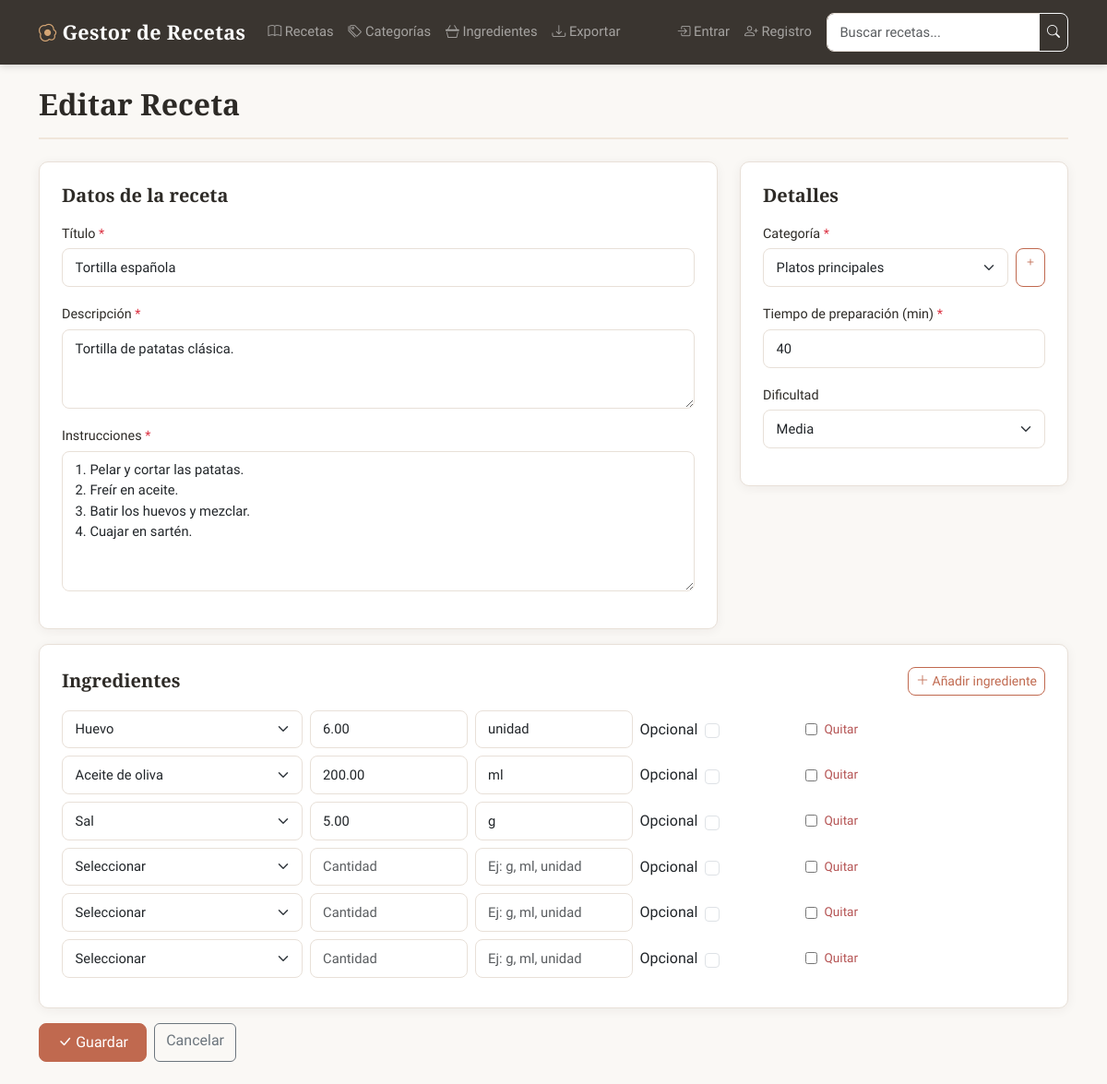
Screenshot of /recetas/36/editar/ with the database file from the repository.
### proyecto/models.py (models this page shows, shortened)
class Receta(models.Model):
    class Dificultad(models.TextChoices):
        FACIL = "facil", "Fácil"
        MEDIA = "media", "Media"
        DIFICIL = "dificil", "Difícil"
    id_receta = models.AutoField(primary_key=True)
    usuario = models.ForeignKey(
        Usuario,
        on_delete=models.CASCADE,
        db_column="id_usuario",
        related_name="recetas",
    )
    categoria = models.ForeignKey(
        Categoria,
        on_delete=models.SET_NULL,
        db_column="id_categoria",
        related_name="recetas",
        null=True,
        blank=True,
    )
    titulo = models.CharField(max_length=200)
    descripcion = models.TextField(blank=True)
    instrucciones = models.TextField()
    tiempo_preparacion = models.PositiveIntegerField(
        help_text="Tiempo en minutos"
    )
    dificultad = models.CharField(
        max_length=10,
        choices=Dificultad.choices,
        default=Dificultad.MEDIA,
    )
    fecha_creacion = models.DateTimeField(auto_now_add=True)
    ingredientes = models.ManyToManyField(
        Ingrediente,
        through="RecetaIngrediente",
        related_name="recetas",
    )
    favoritos = models.ManyToManyField(
        Usuario,
        through="Favorito",
        related_name="recetas_favoritas",
    )
    objects = models.Manager()
    df = DataFrameManager()
    class Meta:
        db_table = "recetas"
        ordering = ["-fecha_creacion"]

### proyecto/views.py (the view, shortened to what this page needs)
# urls.py: path('recetas/<int:pk>/editar/', views.RecetaUpdateView.as_view(), name='receta_editar'),
class RecetaUpdateView(UpdateView):
    model = Receta
    form_class = RecetaForm
    template_name = "proyecto/receta_form.html"
    success_url = reverse_lazy("receta_lista")
    def get_context_data(self, **kwargs):
        context = super().get_context_data(**kwargs)
        if self.request.POST:
            context["formset"] = RecetaIngredienteFormSet(
                self.request.POST, instance=self.object
            )
        else:
            context["formset"] = RecetaIngredienteFormSet(instance=self.object)
        context["titulo_pagina"] = "Editar Receta"
        return context

### proyecto/models.py (called while the page is built)
    def __str__(self):
        return self.nombre

    def __str__(self):
        return self.nombre

### proyecto/templates/proyecto/receta_form.html (shortened to what this page needs)
{% extends "proyecto/base.html" %}
{% block contenido %}
<div class="seccion-titulo">
    <h1>{{ titulo_pagina }}</h1>
</div>
<form method="post">
    <div class="row g-4">
        <div class="col-md-8">
            <div class="card mb-3">
                <div class="card-body" style="padding: 1.5rem;">
                    <h5 style="margin-bottom: 1rem;">Datos de la receta</h5>
                    <div class="mb-3">
                        <label class="form-label">Título <span class="text-danger">*</span></label>
                        {{ form.titulo }}
                    </div>
                    <div class="mb-3">
                        <label class="form-label">Descripción <span class="text-danger">*</span></label>
                        {{ form.descripcion }}
                    </div>
                    <div class="mb-3">
                        <label class="form-label">Instrucciones <span class="text-danger">*</span></label>
                        {{ form.instrucciones }}
                    </div>
                </div>
            </div>
        </div>
        <div class="col-md-4">
            <div class="card mb-3">
                <div class="card-body" style="padding: 1.5rem;">
                    <h5 style="margin-bottom: 1rem;">Detalles</h5>
                    <div class="mb-3">
                        <label class="form-label">Categoría <span class="text-danger">*</span></label>
                        <div class="d-flex gap-2">
                            <div class="flex-grow-1">{{ form.categoria }}</div>
                            <a href="{% url 'categoria_crear' %}?next=receta" class="btn btn-sm btn-outline-primario" title="Nueva categoría" style="white-space: nowrap;">
                                <i class="bi bi-plus"></i>
                            </a>
                        </div>
                    </div>
                    <div class="mb-3">
                        <label class="form-label">Tiempo de preparación (min) <span class="text-danger">*</span></label>
                        {{ form.tiempo_preparacion }}
                    </div>
                    <div class="mb-3">
                        <label class="form-label">Dificultad</label>
                        {{ form.dificultad }}
                    </div>
                </div>
            </div>
        </div>
    </div>
    <div class="card mb-3">
        <div class="card-body" style="padding: 1.5rem;">
            <div class="d-flex justify-content-between align-items-center mb-3">
                <h5 class="mb-0">Ingredientes</h5>
                <button type="button" id="btn-agregar-ingrediente" class="btn btn-sm btn-outline-primario">
                    <i class="bi bi-plus-lg"></i> Añadir ingrediente
                </button>
            </div>
            <div id="ingredientes-container">
                {% for f in formset %}
                <div class="ingrediente-fila row g-2 mb-2 align-items-center {% if f.instance.pk and f.DELETE.value %}d-none{% endif %}">
                    <div class="col-md-3">{{ f.ingrediente }}</div>
                    <div class="col-md-2">{{ f.cantidad }}</div>
                    <div class="col-md-2">{{ f.unidad }}</div>
                    <div class="col-md-2 d-flex align-items-center gap-2">
                        <label class="form-check-label">Opcional</label>
                        {{ f.opcional }}
                    </div>
                    <div class="col-md-2 d-flex align-items-center gap-2">
                        {{ f.DELETE }}
                        <label class="form-check-label" style="font-size: 0.85rem; color: var(--color-peligro);">Quitar</label>
                    </div>
                </div>
                {% endfor %}
            </div>
        </div>
    </div>
    <div class="d-flex gap-2">
        <button type="submit" class="btn btn-primario">
            <i class="bi bi-check-lg"></i> Guardar
        </button>
        <a href="{% url 'receta_lista' %}" class="btn btn-outline-secondary">Cancelar</a>
    </div>
</form>
{% endblock %}

### proyecto/static/proyecto/css/estilos.css (style rules this page uses)
:root { --color-fondo: #faf8f5; --color-texto: #2d2a26; --color-texto-claro: #6b6560; --color-primario: #c0694f; --color-primario-hover: #a85a42; --color-acento: #d4a574; --color-acento-suave: #f0e6da; --color-borde: #e8e0d8; --color-tarjeta: #ffffff; --color-exito: #5a8a5e; --color-peligro: #b55454; --color-info: #5a7a8a; --color-nav: #3a3530; --sombra-suave: 0 2px 12px rgba(45, 42, 38, 0.06); --sombra-media: 0 4px 20px rgba(45, 42, 38, 0.1); --radio: 10px; }
* { box-sizing: border-box; }
body { font-family: 'Source Sans 3', -apple-system, BlinkMacSystemFont, sans-serif; background-color: var(--color-fondo); color: var(--color-texto); min-height: 100vh; display: flex; flex-direction: column; font-weight: 400; line-height: 1.6; }
h1, h2, h3, h4, h5 { font-family: 'Playfair Display', Georgia, serif; font-weight: 600; color: var(--color-texto); }
h1 { font-size: 2rem; margin-bottom: 0.5rem; }
.card { border: 1px solid var(--color-borde); border-radius: var(--radio); box-shadow: var(--sombra-suave); overflow: hidden; transition: transform 0.25s ease, box-shadow 0.25s ease; background: var(--color-tarjeta); }
.btn-primario { background-color: var(--color-primario); border-color: var(--color-primario); color: white; border-radius: 8px; font-weight: 500; padding: 0.5rem 1.2rem; transition: all 0.2s; }
.btn-outline-primario { border: 1.5px solid var(--color-primario); color: var(--color-primario); border-radius: 8px; font-weight: 500; background: transparent; transition: all 0.2s; }
.seccion-titulo { display: flex; justify-content: space-between; align-items: center; margin-bottom: 1.5rem; padding-bottom: 0.5rem; border-bottom: 2px solid var(--color-acento-suave); }
.form-control, .form-select { border: 1.5px solid var(--color-borde); border-radius: 8px; padding: 0.55rem 0.85rem; font-size: 0.92rem; transition: border-color 0.2s, box-shadow 0.2s; }
.form-label { font-weight: 500; font-size: 0.9rem; color: var(--color-texto); margin-bottom: 0.3rem; }

### rows the page displays
Receta: titulo "Tortilla española", descripcion "Tortilla de patatas clásica.", instrucciones "1. Pelar y cortar las patatas. 2. Freír en aceite. 3. Batir los huevos y mezclar. 4. Cuajar en sartén.", tiempo_preparacion "40", dificultad "Media"

### other values shown
{{ titulo_pagina }} "Editar Receta"
